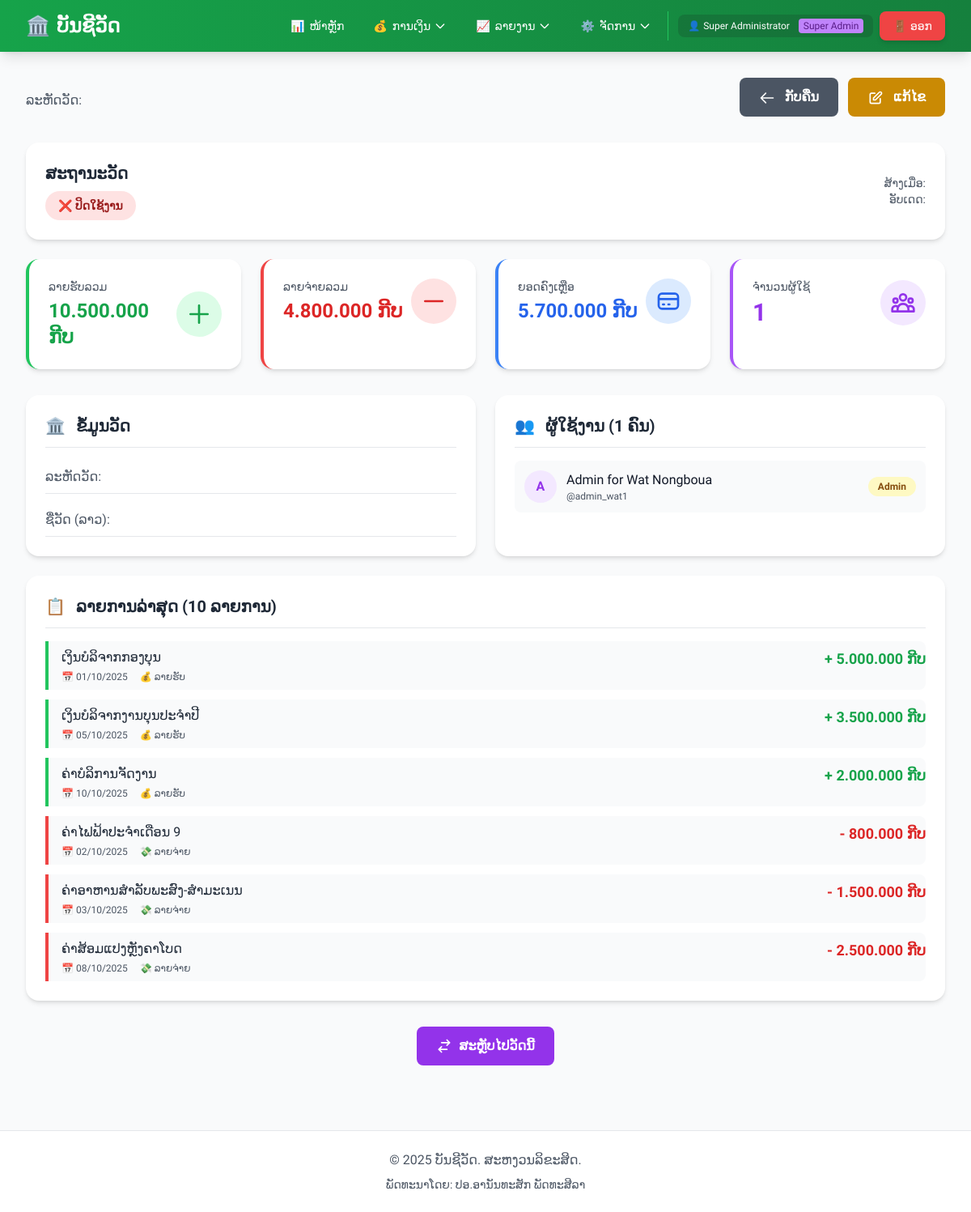
The app's page /modules/temples/view.php?id=1 (signed in) with its own data.
### tables this page shows
CREATE TABLE IF NOT EXISTS users (
    id INT PRIMARY KEY AUTO_INCREMENT,
    temple_id INT DEFAULT NULL COMMENT 'NULL for Super Admin, otherwise links to a temple',
    username VARCHAR(50) UNIQUE NOT NULL,
    password VARCHAR(255) NOT NULL,
    full_name VARCHAR(100) NOT NULL,
    role ENUM('admin', 'user') DEFAULT 'user',
    is_super_admin BOOLEAN DEFAULT FALSE COMMENT 'TRUE for Super Admin who can manage all temples',
    created_at TIMESTAMP DEFAULT CURRENT_TIMESTAMP,
    updated_at TIMESTAMP DEFAULT CURRENT_TIMESTAMP ON UPDATE CURRENT_TIMESTAMP,
    FOREIGN KEY (temple_id) REFERENCES temples(id) ON DELETE RESTRICT,
    INDEX idx_username (username),
    INDEX idx_temple_id (temple_id)
);

### config.php (called while the page is built, shortened)
<?php
require_once __DIR__ . '/includes/temple_functions.php';
function getDB() {
    static $pdo = null;
    if ($pdo === null) {
        try {
            $dsn = "mysql:host=" . DB_HOST . ";dbname=" . DB_NAME . ";charset=" . DB_CHARSET;
            $options = [
                PDO::ATTR_ERRMODE => PDO::ERRMODE_EXCEPTION,
                PDO::ATTR_DEFAULT_FETCH_MODE => PDO::FETCH_ASSOC,
                PDO::ATTR_EMULATE_PREPARES => false,
                PDO::MYSQL_ATTR_INIT_COMMAND => "SET NAMES " . DB_CHARSET
            ];
            $pdo = new PDO($dsn, DB_USER, DB_PASS, $options);
        } catch (PDOException $e) {
            die("ການເຊື່ອມຕໍ່ຖານຂໍ້ມູນຜິດພາດ: " . $e->getMessage());
        }
    }
    return $pdo;
}
function isLoggedIn() {
    return isset($_SESSION['user_id']) && isset($_SESSION['username']);
}
function e($string) {
    return htmlspecialchars($string, ENT_QUOTES, 'UTF-8');
}
function formatMoney($amount) {
    $symbol = 'ກີບ';
    if (function_exists('getCurrentTempleId') && function_exists('getTempleSetting')) {
        $currentTempleId = getCurrentTempleId();
    }
    return number_format($amount, 0, ',', '.') . ' ' . e($symbol);
}
function formatDate($date) {
    $format = 'd/m/Y';
    if (function_exists('getCurrentTempleId') && function_exists('getTempleSetting')) {
        $currentTempleId = getCurrentTempleId();
    }
    if (empty($date)) {
        return '';
    }
    try {
        $dateObj = new DateTime($date);
        return $dateObj->format($format);
    } catch (Exception $e) {
        return $date;
    }
}
function getCurrentUser() {
    if (!isLoggedIn()) {
        return null;
    }
    static $currentUser = null;
    if ($currentUser === null) {
        $db = getDB();
        $stmt = $db->prepare("SELECT * FROM users WHERE id = ?");
        $stmt->execute([$_SESSION['user_id']]);
        $currentUser = $stmt->fetch();
    }
    return $currentUser;
}

### includes/temple_functions.php (called while the page is built, shortened)
<?php
function getTempleById($templeId) {
    $db = getDB();
    $stmt = $db->prepare("SELECT * FROM temples WHERE id = ?");
    $stmt->execute([$templeId]);
    return $stmt->fetch();
}
function getCurrentUserTemple() {
    $user = getCurrentUser();
    if ($user['is_super_admin']) {
        return null;
    }
    return getTempleById($user['temple_id']);
}
function isSuperAdmin() {
    if (!isLoggedIn()) {
        return false;
    }
    $user = getCurrentUser();
    return !empty($user['is_super_admin']);
}
function getTempleStatistics($templeId) {
    $db = getDB();
    $stmt = $db->prepare("SELECT * FROM temple_statistics WHERE temple_id = ?");
    $stmt->execute([$templeId]);
    return $stmt->fetch();
}
function getTempleUsers($templeId) {
    $db = getDB();
    $stmt = $db->prepare("
        SELECT id, username, full_name, role, created_at
        FROM users
        WHERE temple_id = ?
        ORDER BY role DESC, full_name
    ");
    $stmt->execute([$templeId]);
    return $stmt->fetchAll();
}
function getActiveTempleId() {
    $user = getCurrentUser();
    return $user['temple_id'] ?? null;
}
function getCurrentTempleId() {
    return getActiveTempleId();
}

### modules/temples/view.php (the view, shortened to what this page needs)
<?php
require_once __DIR__ . '/../../config.php';
if (!isSuperAdmin()) {
    setFlashMessage('ທ່ານບໍ່ມີສິດເຂົ້າເຖິງໜ້ານີ້', 'error');
    redirect('/index.php');
}
$db = getDB();
$templeId = $_GET['id'] ?? 0;
$stats = getTempleStatistics($templeId);
$users = getTempleUsers($templeId);
$stmt = $db->prepare("
    SELECT 'income' as type, date, description, amount, created_at
    FROM income
    WHERE temple_id = ?
    UNION ALL
    SELECT 'expense' as type, date, description, amount, created_at
    FROM expense
    WHERE temple_id = ?
    ORDER BY created_at DESC
    LIMIT 10
");
$stmt->execute([$templeId, $templeId]);
$recentTransactions = $stmt->fetchAll();
require_once __DIR__ . '/../../includes/header.php';
?>
<div class="mb-8">
    <div class="flex justify-between items-center">
        <div>
            <p class="text-gray-600">ລະຫັດວັດ: <strong><?php echo e($temple['temple_code']); ?></strong></p>
        </div>
        <div class="flex space-x-3">
            <a href="index.php" class="bg-gray-600 hover:bg-gray-700 text-white px-6 py-3 rounded-lg font-semibold transition duration-200">
                <svg class="w-5 h-5 inline-block mr-2" fill="none" stroke="currentColor" viewBox="0 0 24 24">
                    <path stroke-linecap="round" stroke-linejoin="round" stroke-width="2" d="M10 19l-7-7m0 0l7-7m-7 7h18"></path>
                </svg>
                ກັບຄືນ
            </a>
            <a href="edit.php?id=<?php echo $templeId; ?>" class="bg-yellow-600 hover:bg-yellow-700 text-white px-6 py-3 rounded-lg font-semibold transition duration-200">
                <svg class="w-5 h-5 inline-block mr-2" fill="none" stroke="currentColor" viewBox="0 0 24 24">
                    <path stroke-linecap="round" stroke-linejoin="round" stroke-width="2" d="M11 5H6a2 2 0 00-2 2v11a2 2 0 002 2h11a2 2 0 002-2v-5m-1.414-9.414a2 2 0 112.828 2.828L11.828 15H9v-2.828l8.586-8.586z"></path>
                </svg>
                ແກ້ໄຂ
            </a>
        </div>
    </div>
</div>
<div class="bg-white rounded-2xl shadow-md p-6 mb-6">
    <div class="flex items-center justify-between">
        <div>
            <h2 class="text-xl font-bold text-gray-800 mb-2">ສະຖານະວັດ</h2>
            <span class="px-4 py-2 inline-flex text-sm font-semibold rounded-full <?php echo $temple['status'] === 'active' ? 'bg-green-100 text-green-800' : 'bg-red-100 text-red-800'; ?>">
                <?php echo $temple['status'] === 'active' ? '✅ ເປີດໃຊ້ງານ' : '❌ ປິດໃຊ້ງານ'; ?>
            </span>
        </div>
        <div class="text-right">
            <p class="text-sm text-gray-600">ສ້າງເມື່ອ: <?php echo formatDate($temple['created_at']); ?></p>
            <p class="text-sm text-gray-600">ອັບເດດ: <?php echo formatDate($temple['updated_at']); ?></p>
        </div>
    </div>
</div>
<div class="grid grid-cols-1 md:grid-cols-4 gap-6 mb-8">
    <div class="bg-white rounded-2xl shadow-md p-6 border-l-4 border-green-500">
        <div class="flex items-center justify-between">
            <div>
                <p class="text-gray-600 text-sm font-medium mb-1">ລາຍຮັບລວມ</p>
                <p class="text-2xl font-bold text-green-600"><?php echo formatMoney($stats['total_income'] ?? 0); ?></p>
            </div>
            <div class="bg-green-100 rounded-full p-3">
                <svg class="w-8 h-8 text-green-600" fill="none" stroke="currentColor" viewBox="0 0 24 24">
                    <path stroke-linecap="round" stroke-linejoin="round" stroke-width="2" d="M12 4v16m8-8H4"></path>
                </svg>
            </div>
        </div>
    </div>
    <div class="bg-white rounded-2xl shadow-md p-6 border-l-4 border-red-500">
        <div class="flex items-center justify-between">
            <div>
                <p class="text-gray-600 text-sm font-medium mb-1">ລາຍຈ່າຍລວມ</p>
                <p class="text-2xl font-bold text-red-600"><?php echo formatMoney($stats['total_expense'] ?? 0); ?></p>
            </div>
            <div class="bg-red-100 rounded-full p-3">
                <svg class="w-8 h-8 text-red-600" fill="none" stroke="currentColor" viewBox="0 0 24 24">
                    <path stroke-linecap="round" stroke-linejoin="round" stroke-width="2" d="M20 12H4"></path>
                </svg>
            </div>
        </div>
    </div>
    <div class="bg-white rounded-2xl shadow-md p-6 border-l-4 border-blue-500">
        <div class="flex items-center justify-between">
            <div>
                <p class="text-gray-600 text-sm font-medium mb-1">ຍອດຄົງເຫຼືອ</p>
                <p class="text-2xl font-bold <?php echo ($stats['balance'] ?? 0) >= 0 ? 'text-blue-600' : 'text-red-600'; ?>">
                    <?php echo formatMoney($stats['balance'] ?? 0); ?>
                </p>
            </div>
            <div class="bg-blue-100 rounded-full p-3">
                <svg class="w-8 h-8 text-blue-600" fill="none" stroke="currentColor" viewBox="0 0 24 24">
                    <path stroke-linecap="round" stroke-linejoin="round" stroke-width="2" d="M3 10h18M7 15h1m4 0h1m-7 4h12a3 3 0 003-3V8a3 3 0 00-3-3H6a3 3 0 00-3 3v8a3 3 0 003 3z"></path>
                </svg>
            </div>
        </div>
    </div>
    <div class="bg-white rounded-2xl shadow-md p-6 border-l-4 border-purple-500">
        <div class="flex items-center justify-between">
            <div>
                <p class="text-gray-600 text-sm font-medium mb-1">ຈຳນວນຜູ້ໃຊ້</p>
                <p class="text-3xl font-bold text-purple-600"><?php echo count($users); ?></p>
            </div>
            <div class="bg-purple-100 rounded-full p-3">
            </div>
        </div>
    </div>
</div>
<div class="grid grid-cols-1 lg:grid-cols-2 gap-6">
    <div class="bg-white rounded-2xl shadow-md p-6">
        <h2 class="text-xl font-bold text-gray-800 mb-4 border-b pb-3">
            <span class="mr-2">🏛️</span> ຂໍ້ມູນວັດ
        </h2>
        <div class="space-y-3">
            <div class="flex justify-between py-2 border-b">
                <span class="text-gray-600 font-medium">ລະຫັດວັດ:</span>
            </div>
            <div class="flex justify-between py-2 border-b">
                <span class="text-gray-600 font-medium">ຊື່ວັດ (ລາວ):</span>
            </div>
        </div>
    </div>
    <div class="bg-white rounded-2xl shadow-md p-6">
        <h2 class="text-xl font-bold text-gray-800 mb-4 border-b pb-3">
            <span class="mr-2">👥</span> ຜູ້ໃຊ້ງານ (<?php echo count($users); ?> ຄົນ)
        </h2>
        <?php if (empty($users)): ?>
            <p class="text-center text-gray-500 py-8">ຍັງບໍ່ມີຜູ້ໃຊ້ໃນວັດນີ້</p>
        <?php else: ?>
            <div class="space-y-3">
                <?php foreach ($users as $user): ?>
                <div class="flex items-center justify-between p-3 bg-gray-50 rounded-lg hover:bg-gray-100 transition">
                    <div class="flex items-center">
                        <div class="w-10 h-10 bg-purple-100 rounded-full flex items-center justify-center mr-3">
                            <span class="text-purple-600 font-bold"><?php echo strtoupper(substr($user['username'], 0, 1)); ?></span>
                        </div>
                        <div>
                            <p class="font-medium text-gray-900"><?php echo e($user['full_name'] ?? $user['username']); ?></p>
                            <p class="text-xs text-gray-600">@<?php echo e($user['username']); ?></p>
                        </div>
                    </div>
                    <span class="px-3 py-1 text-xs font-semibold rounded-full <?php echo $user['role'] === 'admin' ? 'bg-yellow-100 text-yellow-800' : 'bg-blue-100 text-blue-800'; ?>">
                        <?php echo $user['role'] === 'admin' ? 'Admin' : 'User'; ?>
                    </span>
                </div>
                <?php endforeach; ?>
            </div>
        <?php endif; ?>
    </div>
</div>
<div class="bg-white rounded-2xl shadow-md p-6 mt-6">
    <h2 class="text-xl font-bold text-gray-800 mb-4 border-b pb-3">
        <span class="mr-2">📋</span> ລາຍການລ່າສຸດ (10 ລາຍການ)
    </h2>
    <?php if (empty($recentTransactions)): ?>
        <p class="text-center text-gray-500 py-8">ຍັງບໍ່ມີລາຍການໃນວັດນີ້</p>
    <?php else: ?>
        <div class="space-y-3">
            <?php foreach ($recentTransactions as $trans): ?>
            <div class="border-l-4 <?php echo $trans['type'] === 'income' ? 'border-green-500' : 'border-red-500'; ?> pl-4 py-2 bg-gray-50 rounded-r-lg hover:bg-gray-100 transition">
                <div class="flex justify-between items-start">
                    <div class="flex-1">
                        <p class="font-medium text-gray-800">
                            <?php echo e(mb_substr($trans['description'], 0, 50, 'UTF-8')); ?>
                        </p>
                        <p class="text-xs text-gray-600 mt-1">
                            <span class="mr-3">📅 <?php echo formatDate($trans['date']); ?></span>
                            <span><?php echo $trans['type'] === 'income' ? '💰 ລາຍຮັບ' : '💸 ລາຍຈ່າຍ'; ?></span>
                        </p>
                    </div>
                    <div class="ml-4">
                        <p class="font-bold text-lg <?php echo $trans['type'] === 'income' ? 'text-green-600' : 'text-red-600'; ?>">
                            <?php echo $trans['type'] === 'income' ? '+' : '-'; ?> <?php echo formatMoney($trans['amount']); ?>
                        </p>
                    </div>
                </div>
            </div>
            <?php endforeach; ?>
        </div>
    <?php endif; ?>
</div>
<div class="mt-8 flex justify-center space-x-4">
    <button onclick="switchToTemple(<?php echo $templeId; ?>, '<?php echo e($temple['temple_name_lao']); ?>')"
            class="px-6 py-3 bg-purple-600 hover:bg-purple-700 text-white rounded-lg font-semibold transition duration-200 flex items-center">
        <svg class="w-5 h-5 mr-2" fill="none" stroke="currentColor" viewBox="0 0 24 24">
            <path stroke-linecap="round" stroke-linejoin="round" stroke-width="2" d="M8 7h12m0 0l-4-4m4 4l-4 4m0 6H4m0 0l4 4m-4-4l4-4"></path>
        </svg>
        ສະຫຼັບໄປວັດນີ້
    </button>
</div>
<?php require_once __DIR__ . '/../../includes/footer.php'; ?>

### includes/header.php (style rules this page uses)
body { font-family: 'Phetsarath', sans-serif; }

### records on screen
users: username "A", full_name "Admin for Wat Nongboua", username "admin_wat1", role "Admin"

### other values on screen
$displayName "ບັນຊີວັດ"
$_SESSION['full_name'] "Super Administrator"
formatMoney($stats['total_income'] ?? 0) "10.500.000 ກີບ"
formatMoney($stats['total_expense'] ?? 0) "4.800.000 ກີບ"
formatMoney($stats['balance'] ?? 0) "5.700.000 ກີບ"
count($users) "1"
mb_substr($trans['description'], 0, 50, 'UTF-8') "ເງິນບໍລິຈາກກອງບຸນ"
formatDate($trans['date']) "01/10/2025"
formatMoney($trans['amount']) "5.000.000 ກີບ"
mb_substr($trans['description'], 0, 50, 'UTF-8') "ເງິນບໍລິຈາກງານບຸນປະຈຳປີ"
formatDate($trans['date']) "05/10/2025"
formatMoney($trans['amount']) "3.500.000 ກີບ"
mb_substr($trans['description'], 0, 50, 'UTF-8') "ຄ່າບໍລິການຈັດງານ"
formatDate($trans['date']) "10/10/2025"
formatMoney($trans['amount']) "2.000.000 ກີບ"
